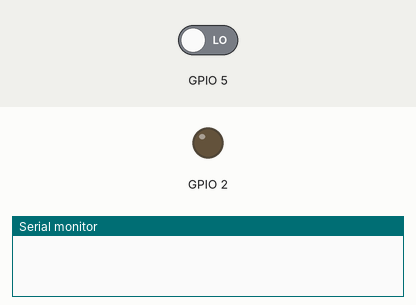
A sketch run on a simulated ESP32. Parts: output pins drawn as LEDs (lit = HIGH), the last lines printed to the serial monitor. Dashed ring = blinking. Inputs (shaded band) come from the test bench; at power-on: GPIO 5 LOW.

Above: at 1.2 s.
1.3 s: GPIO 5 driven HIGH
At 1.62 s:
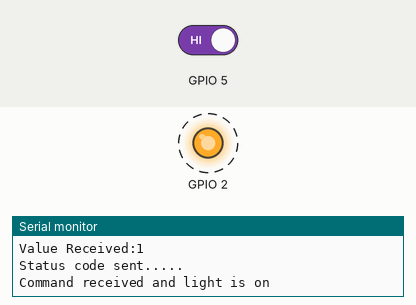
4.3 s: GPIO 5 driven LOW
At 4.7 s:
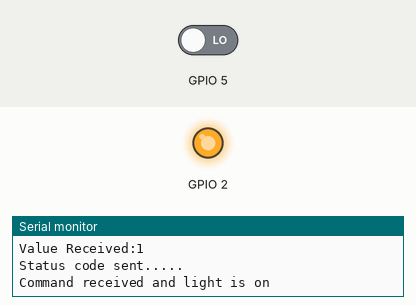
Timing chart, 0 to 7.3 s (numbered marks = the images above; inputs shaded):
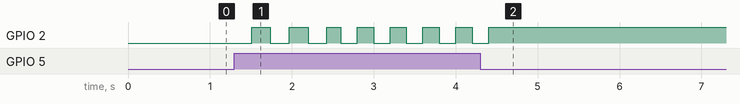

Measured:
- after the input at 1.3 s, GPIO 2: alternates HIGH for 0.20 s and LOW for 0.20 s, starting after 0.21 s
- after the input at 4.3 s, GPIO 2: goes on until 4.4 s, then stays HIGH

The sketch:

Non_blocking_ESP32_code.ino
```cpp
QueueHandle_t cmdQueue;
QueueHandle_t cmdQueue2;

void counter(void *parameter){
  (void)parameter;
  int cmd;
  int codes[]={0,1};
  while(1){
    //Serial.println("Doing another task for now....yummy!!!!!!!");
    if (xQueueReceive(cmdQueue, &cmd, 10) == pdTRUE){
          digitalWrite(2,cmd);
          Serial.println("Value Received:"+String(cmd));
          cmd==0? xQueueSend(cmdQueue2, &codes[0], 10):xQueueSend(cmdQueue2, &codes[1], 10);
          Serial.println("Status code sent.....");
    }
    delay(50);
  }}

void setup() {
  // put your setup code here, to run once:
  Serial.begin(9600);
  pinMode(2 ,OUTPUT);
  pinMode(5 ,INPUT_PULLDOWN);
  xTaskCreatePinnedToCore(counter,"my_counter", 8192, NULL, 1, NULL, 0);
  cmdQueue = xQueueCreate(5, sizeof(int));
  cmdQueue2 = xQueueCreate(5, sizeof(int));
}

int cmd=0;
int status_code;
void loop() {
  // put your main code here, to run repeatedly:
   //Serial.println("Trying to send......");
   if (digitalRead(5)==1){delay(200);
    cmd==0? cmd=1:cmd=0;
    xQueueSend(cmdQueue, &cmd, 10);
    Serial.println("Value Sent:"+String(cmd));
   }
   if (xQueueReceive(cmdQueue2, &status_code, 10) == pdTRUE){
       status_code==0? Serial.println("Command received and light is off"):Serial.println("Command received and light is on");
   }
}
```
